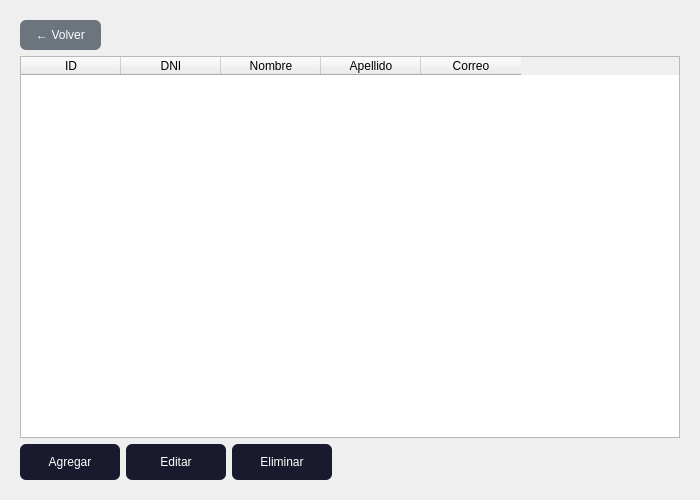
<?xml version="1.0" encoding="UTF-8"?>
<ui version="4.0">
 <class>PantallaGestionAlumnos</class>
 <widget class="QWidget" name="PantallaGestionAlumnos">
  <property name="geometry">
   <rect>
    <x>0</x>
    <y>0</y>
    <width>700</width>
    <height>500</height>
   </rect>
  </property>
  <layout class="QVBoxLayout" name="verticalLayout">
   <property name="leftMargin">
    <number>20</number>
   </property>
   <property name="topMargin">
    <number>20</number>
   </property>
   <property name="rightMargin">
    <number>20</number>
   </property>
   <property name="bottomMargin">
    <number>20</number>
   </property>
   <item>
    <layout class="QHBoxLayout" name="titulo_layout">
     <item>
      <widget class="QPushButton" name="btn_volver">
       <property name="styleSheet">
        <string>QPushButton { background-color: #6c757d; color: white; border-radius: 6px; padding: 8px 16px; }</string>
       </property>
       <property name="text">
        <string>← Volver</string>
       </property>
      </widget>
     </item>
     <item>
      <spacer name="horizontalSpacer">
       <property name="orientation">
        <enum>Qt::Orientation::Horizontal</enum>
       </property>
       <property name="sizeHint" stdset="0">
        <size>
         <width>40</width>
         <height>20</height>
        </size>
       </property>
      </spacer>
     </item>
    </layout>
   </item>
   <item>
    <widget class="QTableWidget" name="tabla">
     <column>
      <property name="text">
       <string>ID</string>
      </property>
     </column>
     <column>
      <property name="text">
       <string>DNI</string>
      </property>
     </column>
     <column>
      <property name="text">
       <string>Nombre</string>
      </property>
     </column>
     <column>
      <property name="text">
       <string>Apellido</string>
      </property>
     </column>
     <column>
      <property name="text">
       <string>Correo</string>
      </property>
     </column>
    </widget>
   </item>
   <item>
    <layout class="QHBoxLayout" name="btns_layout">
     <item>
      <widget class="QPushButton" name="btn_agregar">
       <property name="minimumSize">
        <size>
         <width>100</width>
         <height>36</height>
        </size>
       </property>
       <property name="styleSheet">
        <string>QPushButton { background-color: #1a1a2e; color: white; border-radius: 6px; }</string>
       </property>
       <property name="text">
        <string>Agregar</string>
       </property>
      </widget>
     </item>
     <item>
      <widget class="QPushButton" name="btn_editar">
       <property name="minimumSize">
        <size>
         <width>100</width>
         <height>36</height>
        </size>
       </property>
       <property name="styleSheet">
        <string>QPushButton { background-color: #1a1a2e; color: white; border-radius: 6px; }</string>
       </property>
       <property name="text">
        <string>Editar</string>
       </property>
      </widget>
     </item>
     <item>
      <widget class="QPushButton" name="btn_eliminar">
       <property name="minimumSize">
        <size>
         <width>100</width>
         <height>36</height>
        </size>
       </property>
       <property name="styleSheet">
        <string>QPushButton { background-color: #1a1a2e; color: white; border-radius: 6px; }</string>
       </property>
       <property name="text">
        <string>Eliminar</string>
       </property>
      </widget>
     </item>
     <item>
      <spacer name="horizontalSpacer">
       <property name="orientation">
        <enum>Qt::Orientation::Horizontal</enum>
       </property>
       <property name="sizeHint" stdset="0">
        <size>
         <width>40</width>
         <height>20</height>
        </size>
       </property>
      </spacer>
     </item>
    </layout>
   </item>
  </layout>
 </widget>
 <resources/>
 <connections/>
</ui>
